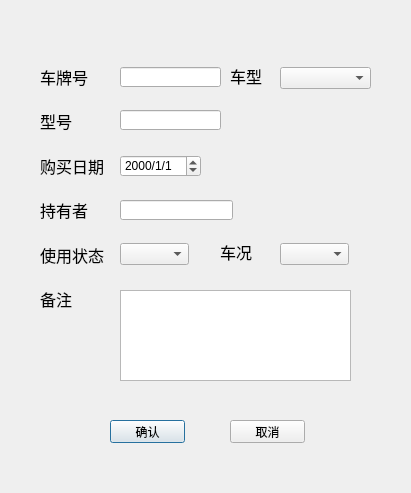
<?xml version="1.0" encoding="UTF-8"?>
<ui version="4.0">
 <class>CarEdit</class>
 <widget class="QDialog" name="CarEdit">
  <property name="geometry">
   <rect>
    <x>0</x>
    <y>0</y>
    <width>411</width>
    <height>493</height>
   </rect>
  </property>
  <property name="windowTitle">
   <string>添加车辆信息</string>
  </property>
  <widget class="QPushButton" name="pushButtonOk">
   <property name="geometry">
    <rect>
     <x>110</x>
     <y>420</y>
     <width>75</width>
     <height>23</height>
    </rect>
   </property>
   <property name="text">
    <string>确认</string>
   </property>
  </widget>
  <widget class="QPushButton" name="pushButtonCancel">
   <property name="geometry">
    <rect>
     <x>230</x>
     <y>420</y>
     <width>75</width>
     <height>23</height>
    </rect>
   </property>
   <property name="text">
    <string>取消</string>
   </property>
  </widget>
  <widget class="QLabel" name="label_2">
   <property name="geometry">
    <rect>
     <x>230</x>
     <y>67</y>
     <width>41</width>
     <height>18</height>
    </rect>
   </property>
   <property name="font">
    <font>
     <family>新宋体</family>
     <pointsize>12</pointsize>
    </font>
   </property>
   <property name="text">
    <string>车型</string>
   </property>
  </widget>
  <widget class="QLabel" name="label_7">
   <property name="geometry">
    <rect>
     <x>220</x>
     <y>243</y>
     <width>41</width>
     <height>18</height>
    </rect>
   </property>
   <property name="font">
    <font>
     <family>新宋体</family>
     <pointsize>12</pointsize>
    </font>
   </property>
   <property name="text">
    <string>车况</string>
   </property>
  </widget>
  <widget class="QLineEdit" name="lineEditID">
   <property name="geometry">
    <rect>
     <x>120</x>
     <y>67</y>
     <width>101</width>
     <height>20</height>
    </rect>
   </property>
  </widget>
  <widget class="QComboBox" name="comboBoxType">
   <property name="geometry">
    <rect>
     <x>280</x>
     <y>67</y>
     <width>91</width>
     <height>22</height>
    </rect>
   </property>
  </widget>
  <widget class="QLineEdit" name="lineEditBrand">
   <property name="geometry">
    <rect>
     <x>120</x>
     <y>110</y>
     <width>101</width>
     <height>20</height>
    </rect>
   </property>
  </widget>
  <widget class="QDateEdit" name="dateEdit">
   <property name="geometry">
    <rect>
     <x>120</x>
     <y>155</y>
     <width>81</width>
     <height>22</height>
    </rect>
   </property>
   <property name="displayFormat">
    <string>yyyy/M/d</string>
   </property>
  </widget>
  <widget class="QLineEdit" name="lineEditKeeper">
   <property name="geometry">
    <rect>
     <x>120</x>
     <y>200</y>
     <width>113</width>
     <height>20</height>
    </rect>
   </property>
  </widget>
  <widget class="QComboBox" name="comboBoxCondition">
   <property name="geometry">
    <rect>
     <x>120</x>
     <y>243</y>
     <width>69</width>
     <height>22</height>
    </rect>
   </property>
  </widget>
  <widget class="QComboBox" name="comboBoxPerform">
   <property name="geometry">
    <rect>
     <x>280</x>
     <y>243</y>
     <width>69</width>
     <height>22</height>
    </rect>
   </property>
  </widget>
  <widget class="QTextEdit" name="textEdit">
   <property name="geometry">
    <rect>
     <x>120</x>
     <y>290</y>
     <width>231</width>
     <height>91</height>
    </rect>
   </property>
  </widget>
  <widget class="QWidget" name="layoutWidget">
   <property name="geometry">
    <rect>
     <x>40</x>
     <y>57</y>
     <width>66</width>
     <height>261</height>
    </rect>
   </property>
   <layout class="QVBoxLayout" name="verticalLayout">
    <item>
     <widget class="QLabel" name="label">
      <property name="font">
       <font>
        <family>新宋体</family>
        <pointsize>12</pointsize>
       </font>
      </property>
      <property name="text">
       <string>车牌号</string>
      </property>
     </widget>
    </item>
    <item>
     <widget class="QLabel" name="label_3">
      <property name="font">
       <font>
        <family>新宋体</family>
        <pointsize>12</pointsize>
       </font>
      </property>
      <property name="text">
       <string>型号</string>
      </property>
     </widget>
    </item>
    <item>
     <widget class="QLabel" name="label_4">
      <property name="font">
       <font>
        <family>新宋体</family>
        <pointsize>12</pointsize>
       </font>
      </property>
      <property name="text">
       <string>购买日期</string>
      </property>
     </widget>
    </item>
    <item>
     <widget class="QLabel" name="label_5">
      <property name="font">
       <font>
        <family>新宋体</family>
        <pointsize>12</pointsize>
       </font>
      </property>
      <property name="text">
       <string>持有者</string>
      </property>
     </widget>
    </item>
    <item>
     <widget class="QLabel" name="label_6">
      <property name="font">
       <font>
        <family>新宋体</family>
        <pointsize>12</pointsize>
       </font>
      </property>
      <property name="text">
       <string>使用状态</string>
      </property>
     </widget>
    </item>
    <item>
     <widget class="QLabel" name="label_8">
      <property name="font">
       <font>
        <family>新宋体</family>
        <pointsize>12</pointsize>
       </font>
      </property>
      <property name="text">
       <string>备注</string>
      </property>
     </widget>
    </item>
   </layout>
  </widget>
 </widget>
 <tabstops>
  <tabstop>lineEditID</tabstop>
  <tabstop>comboBoxType</tabstop>
  <tabstop>lineEditBrand</tabstop>
  <tabstop>dateEdit</tabstop>
  <tabstop>lineEditKeeper</tabstop>
  <tabstop>comboBoxCondition</tabstop>
  <tabstop>comboBoxPerform</tabstop>
  <tabstop>textEdit</tabstop>
  <tabstop>pushButtonOk</tabstop>
  <tabstop>pushButtonCancel</tabstop>
 </tabstops>
 <resources/>
 <connections/>
</ui>
